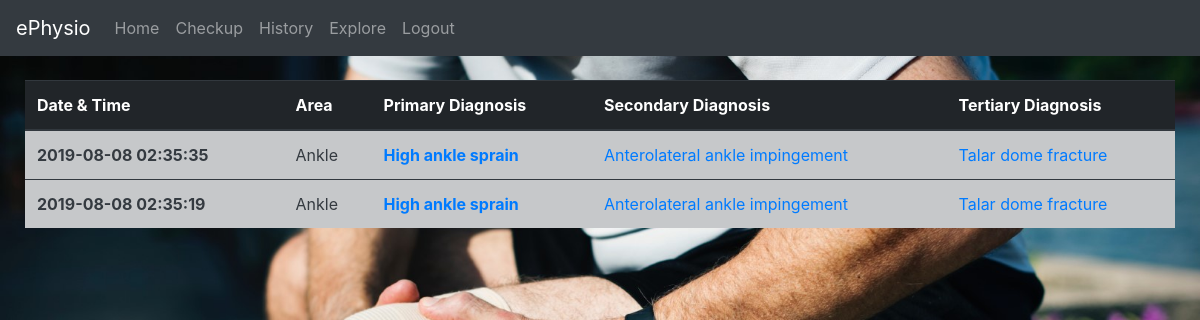
Screenshot of /history (signed in) with the database file from the repository.
### tables this page shows
CREATE TABLE 'results' ('id' INTEGER PRIMARY KEY AUTOINCREMENT NOT NULL, 'user_id' INTEGER NOT NULL, 'area' TEXT NOT NULL, 'ddx1' TEXT NOT NULL, 'ddx2' TEXT NOT NULL, 'ddx3' TEXT NOT NULL, 'timedate' DATETIME NOT NULL DEFAULT CURRENT_TIMESTAMP);

### application.py (the view)
@app.route("/history")
@login_required
def history():
    results = db.execute(
        "SELECT area, ddx1, ddx2, ddx3, timedate FROM results WHERE user_id=:user_id ORDER BY timedate DESC",
        user_id=session["user_id"])
    return render_template("history.html", results=results)

### application.py (called while the page is built)
@app.after_request
def after_request(response):
    response.headers["Cache-Control"] = "no-cache, no-store, must-revalidate"
    response.headers["Expires"] = 0
    response.headers["Pragma"] = "no-cache"
    return response

### helpers.py (called while the page is built)
def login_required(f):
    @wraps(f)
    def decorated_function(*args, **kwargs):
        if session.get("user_id") is None:
            return redirect("/home")
        return f(*args, **kwargs)
    return decorated_function

### templates/history.html (shortened to what this page needs)
{% extends "layout.html" %}
{% block main %}
    <br>
    <table class="table table-dark table-hover">
        <thead class="thead-dark">
            <tr>
                <th scope="col">Date & Time</th>
                <th scope="col">Area</th>
                <th scope="col">Primary Diagnosis</th>
                <th scope="col">Secondary Diagnosis</th>
                <th scope="col">Tertiary Diagnosis</th>
            </tr>
        </thead>
        <tbody>
        {% for x in results %}
            <tr class="table-dark text-dark">
                <th scope="row">{{ x["timedate"] }}</th>
                <td>{{ x["area"] }}</td>
                <td><a href="http://www.google.com/search?q={{ x["ddx1"] }}&btnI"><b>{{ x["ddx1"] }}</b></a></td>
                <td><a href="http://www.google.com/search?q={{ x["ddx2"] }}&btnI">{{ x["ddx2"] }}</td>
                <td><a href="http://www.google.com/search?q={{ x["ddx3"] }}&btnI">{{ x["ddx3"] }}</td>
            </tr>
        {% endfor %}
        </tbody>
    </table>
{% endblock %}

### templates/layout.html (shortened to what this page needs)
<!DOCTYPE html>
<html lang="en">
    <head>
        <link rel="stylesheet" href="https://stackpath.bootstrapcdn.com/bootstrap/4.1.3/css/bootstrap.min.css">
        <link rel="stylesheet" type="text/css" href="/static/styles.css">
    </head>
    {% if session.user_id %}
    <body id="loggedin">
    {% else %}
    <body id="loggedout">
    {% endif %}
        <nav class="navbar navbar-expand-lg navbar-dark bg-dark">
            <a class="navbar-brand" href="#">ePhysio</a>
            <div class="collapse navbar-collapse" id="navbarNavAltMarkup">
                <div class="navbar-nav">
                    {% if session.user_id %}
                    <a class="nav-item nav-link" href="/">Home</a>
                    <a class="nav-item nav-link" href="/area" onclick="return confirm('DISCLAIMER: All content on ePhysio is for informational purposes only. ePhysio is not a substitute for professional medical or health advice, diagnosis, or treatment. By using ePhysio, you accept responsibility for your use of the content provided within it.')">Checkup</a>
                    <a class="nav-item nav-link" href="/history">History</a>
                    <a class="nav-item nav-link" href="/browse">Explore</a>
                    <a class="nav-item nav-link" href="/logout">Logout</a>
                    {% else %}
                    <a class="nav-item nav-link" href="/home">Home</a>
                    <a class="nav-item nav-link" href="/login">Login</a>
                    <a class="nav-item nav-link" href="/register">Register</a>
                    {% endif %}
                </div>
            </div>
        </nav>
        <main>
            <div id="pagebody">
                {% block main %}{% endblock %}
            </div>
        </main>
    </body>
</html>

### static/styles.css (style rules this page uses)
#pagebody { margin: 0px 25px; }
#loggedin { background-color: rgb(234, 253, 255); background: url(images/in.jpg) no-repeat center center fixed; -webkit-background-size: cover; -moz-background-size: cover; -o-background-size: cover; background-size: cover; }

### rows the page displays
results: timedate "2019-08-08 02:35:35", area "Ankle", ddx1 "High ankle sprain", ddx2 "Anterolateral ankle impingement", ddx3 "Talar dome fracture"
results: timedate "2019-08-08 02:35:19", area "Ankle", ddx1 "High ankle sprain", ddx2 "Anterolateral ankle impingement", ddx3 "Talar dome fracture"
